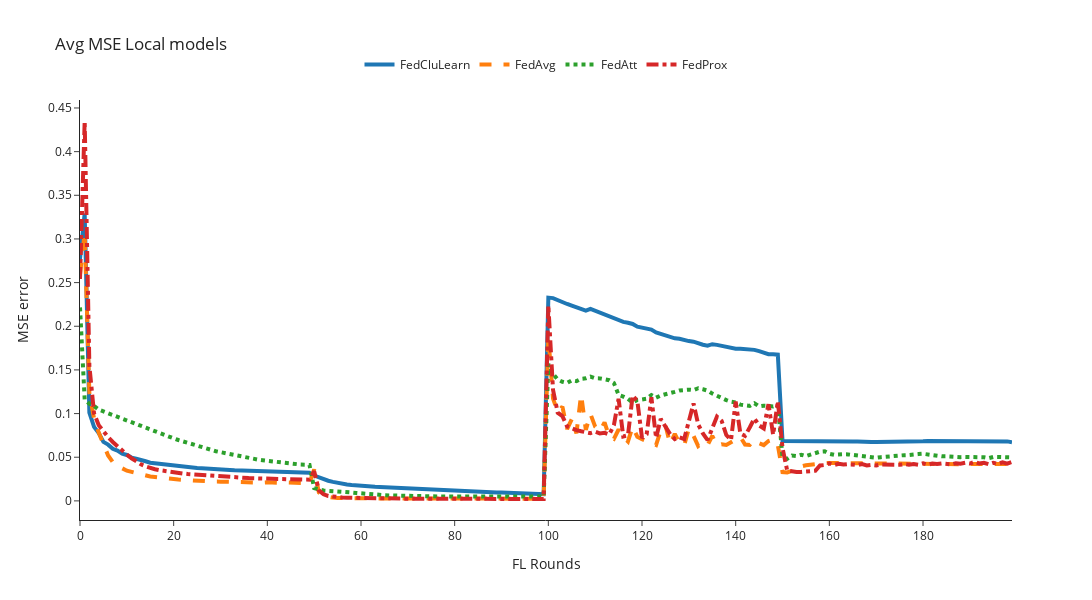

Source (notebook cell):
### Code cell
mse_column = 'mse'
n_rounds, y = preprocessing_results(filenames=local_filenames, mse_column=mse_column)
plot_plotly(n_rounds, y, title='Avg MSE Local models', y_axis_title=f'{mse_column.upper()} error', y_axis_max=0.3)

### Figure 1 — Plotly figure (JSON) as saved in the notebook; plotly's stock layout.template omitted (floating-point values rounded to 4 significant figures; data arrays with more than 128 entries replaced by an {"elided": "..."} marker saying what was removed)
{"data": [{"line": {"dash": "solid", "width": 4}, "mode": "lines", "name": "FedCluLearn", "type": "scatter", "x": {"elided": "201 int values"}, "y": {"elided": "200 float values"}}, {"line": {"dash": "dash", "width": 4}, "mode": "lines", "name": "FedAvg", "type": "scatter", "x": {"elided": "201 int values"}, "y": {"elided": "200 float values"}}, {"line": {"dash": "dot", "width": 4}, "mode": "lines", "name": "FedAtt", "type": "scatter", "x": {"elided": "201 int values"}, "y": {"elided": "200 float values"}}, {"line": {"dash": "dashdot", "width": 4}, "mode": "lines", "name": "FedProx", "type": "scatter", "x": {"elided": "201 int values"}, "y": {"elided": "200 float values"}}], "layout": {"height": 600, "legend": {"orientation": "h", "x": 0.5, "xanchor": "center", "y": 1.05, "yanchor": "bottom"}, "title": {"text": "Avg MSE Local models"}, "width": 1200, "xaxis": {"title": {"text": "FL Rounds"}}, "yaxis": {"title": {"text": "MSE error"}}}}
